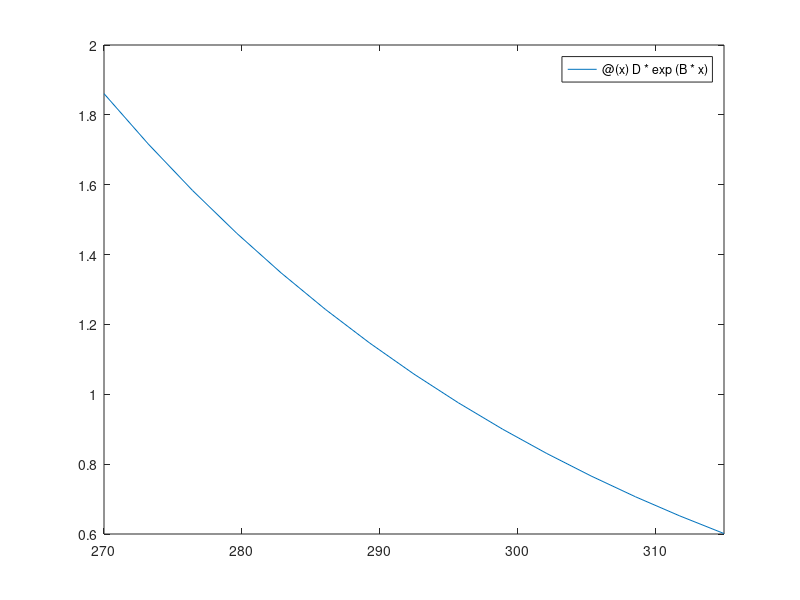

Recreate this plot in MATLAB. (Note: this script raises an error after producing the figure.)
function[] = andrade()
    T = [0 5 10 20 30 40];
    for i = 1:6
        T(i) = T(i) + 273.15;
    end
    mui = [1.787 1.519 1.307 1.002 0.7975 0.6529];
    
    fitExp(mui,T);
end

function [D,B] = fitExp(mu,Ta)
    %FITEXP Takes in mu and Ta to calculate exponential fit for given data
    %   INPUTS:
    %       mu - Dynamc viscosity
    %       Ta - Absolute temperature (K)
    %   OUTPUTS
    %       D, B - Unknown parameters
    %
    %%Lindsay Munro-Mirehouse, 100996746

    %makes linear
    muTrans = log(mu);

    %linear regression
    fex = polyfit(Ta, muTrans, 1);

    %finds D and B
    D = exp(fex(2));
    B = fex(1);
    
    %subs B and D into anon function
    g = @(x) D * exp(B*x);
    
    figure(2)
    fplot(g,[270 315])
    hold on
    plot(Ta,mu,'O')
    title('Exponential Function')
    xlabel('T (K)')
    ylabel('mu')
    grid on
    
    
    
    
    
end
